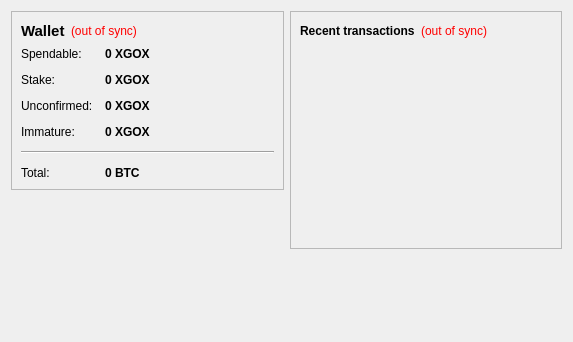
<?xml version="1.0" encoding="UTF-8"?>
<ui version="4.0">
 <class>OverviewPage</class>
 <widget class="QWidget" name="OverviewPage">
  <property name="geometry">
   <rect>
    <x>0</x>
    <y>0</y>
    <width>573</width>
    <height>342</height>
   </rect>
  </property>
  <property name="windowTitle">
   <string>Form</string>
  </property>
  <layout class="QHBoxLayout" name="horizontalLayout" stretch="1,1">
   <item>
    <layout class="QVBoxLayout" name="verticalLayout_2">
     <item>
      <widget class="QFrame" name="frame">
       <property name="frameShape">
        <enum>QFrame::StyledPanel</enum>
       </property>
       <property name="frameShadow">
        <enum>QFrame::Raised</enum>
       </property>
       <layout class="QVBoxLayout" name="verticalLayout_4">
        <item>
         <layout class="QHBoxLayout" name="horizontalLayout_4">
          <item>
           <widget class="QLabel" name="label_5">
            <property name="font">
             <font>
              <pointsize>11</pointsize>
              <weight>75</weight>
              <bold>true</bold>
             </font>
            </property>
            <property name="text">
             <string>Wallet</string>
            </property>
           </widget>
          </item>
          <item>
           <widget class="QLabel" name="labelWalletStatus">
            <property name="toolTip">
             <string>The displayed information may be out of date. Your wallet automatically synchronizes with the xgox network after a connection is established, but this process has not completed yet.</string>
            </property>
            <property name="styleSheet">
             <string notr="true">QLabel { color: red; }</string>
            </property>
            <property name="text">
             <string notr="true">(out of sync)</string>
            </property>
            <property name="alignment">
             <set>Qt::AlignLeading|Qt::AlignLeft|Qt::AlignVCenter</set>
            </property>
           </widget>
          </item>
          <item>
           <spacer name="horizontalSpacer_2">
            <property name="orientation">
             <enum>Qt::Horizontal</enum>
            </property>
            <property name="sizeHint" stdset="0">
             <size>
              <width>40</width>
              <height>20</height>
             </size>
            </property>
           </spacer>
          </item>
         </layout>
        </item>
        <item>
         <layout class="QFormLayout" name="formLayout_2">
          <property name="fieldGrowthPolicy">
           <enum>QFormLayout::AllNonFixedFieldsGrow</enum>
          </property>
          <property name="horizontalSpacing">
           <number>12</number>
          </property>
          <property name="verticalSpacing">
           <number>12</number>
          </property>
          <item row="0" column="0">
           <widget class="QLabel" name="label">
            <property name="text">
             <string>Spendable:</string>
            </property>
           </widget>
          </item>
          <item row="0" column="1">
           <widget class="QLabel" name="labelBalance">
            <property name="font">
             <font>
              <weight>75</weight>
              <bold>true</bold>
             </font>
            </property>
            <property name="cursor">
             <cursorShape>IBeamCursor</cursorShape>
            </property>
            <property name="toolTip">
             <string>Your current spendable balance</string>
            </property>
            <property name="text">
             <string notr="true">0 XGOX</string>
            </property>
            <property name="textInteractionFlags">
             <set>Qt::LinksAccessibleByMouse|Qt::TextSelectableByKeyboard|Qt::TextSelectableByMouse</set>
            </property>
           </widget>
          </item>
          <item row="1" column="0">
           <widget class="QLabel" name="label_6">
            <property name="text">
             <string>Stake:</string>
            </property>
           </widget>
          </item>
          <item row="1" column="1">
           <widget class="QLabel" name="labelStake">
            <property name="font">
             <font>
              <weight>75</weight>
              <bold>true</bold>
             </font>
            </property>
            <property name="cursor">
             <cursorShape>IBeamCursor</cursorShape>
            </property>
            <property name="toolTip">
             <string>Total of coins that was staked, and do not yet count toward the current balance</string>
            </property>
            <property name="text">
             <string notr="true">0 XGOX</string>
            </property>
            <property name="textInteractionFlags">
             <set>Qt::LinksAccessibleByMouse|Qt::TextSelectableByKeyboard|Qt::TextSelectableByMouse</set>
            </property>
           </widget>
          </item>
          <item row="2" column="0">
           <widget class="QLabel" name="label_3">
            <property name="text">
             <string>Unconfirmed:</string>
            </property>
           </widget>
          </item>
          <item row="2" column="1">
           <widget class="QLabel" name="labelUnconfirmed">
            <property name="font">
             <font>
              <weight>75</weight>
              <bold>true</bold>
             </font>
            </property>
            <property name="cursor">
             <cursorShape>IBeamCursor</cursorShape>
            </property>
            <property name="toolTip">
             <string>Total of transactions that have yet to be confirmed, and do not yet count toward the current balance</string>
            </property>
            <property name="text">
             <string notr="true">0 XGOX</string>
            </property>
            <property name="textInteractionFlags">
             <set>Qt::LinksAccessibleByMouse|Qt::TextSelectableByKeyboard|Qt::TextSelectableByMouse</set>
            </property>
           </widget>
          </item>
          <item row="3" column="0">
           <widget class="QLabel" name="labelImmatureText">
            <property name="text">
             <string>Immature:</string>
            </property>
           </widget>
          </item>
          <item row="3" column="1">
           <widget class="QLabel" name="labelImmature">
            <property name="font">
             <font>
              <weight>75</weight>
              <bold>true</bold>
             </font>
            </property>
            <property name="toolTip">
             <string>Mined balance that has not yet matured</string>
            </property>
            <property name="text">
             <string notr="true">0 XGOX</string>
            </property>
            <property name="textInteractionFlags">
             <set>Qt::LinksAccessibleByMouse|Qt::TextSelectableByKeyboard|Qt::TextSelectableByMouse</set>
            </property>
           </widget>
          </item>
          <item row="4" column="0" colspan="2">
           <widget class="Line" name="line">
            <property name="orientation">
             <enum>Qt::Horizontal</enum>
            </property>
           </widget>
          </item>
          <item row="5" column="0">
           <widget class="QLabel" name="labelTotalText">
            <property name="text">
             <string>Total:</string>
            </property>
           </widget>
          </item>
          <item row="5" column="1">
           <widget class="QLabel" name="labelTotal">
            <property name="font">
             <font>
              <weight>75</weight>
              <bold>true</bold>
             </font>
            </property>
            <property name="cursor">
             <cursorShape>IBeamCursor</cursorShape>
            </property>
            <property name="toolTip">
             <string>Your current total balance</string>
            </property>
            <property name="text">
             <string notr="true">0 BTC</string>
            </property>
            <property name="textInteractionFlags">
             <set>Qt::LinksAccessibleByMouse|Qt::TextSelectableByKeyboard|Qt::TextSelectableByMouse</set>
            </property>
           </widget>
          </item>
         </layout>
        </item>
       </layout>
      </widget>
     </item>
     <item>
      <spacer name="verticalSpacer">
       <property name="orientation">
        <enum>Qt::Vertical</enum>
       </property>
       <property name="sizeHint" stdset="0">
        <size>
         <width>20</width>
         <height>40</height>
        </size>
       </property>
      </spacer>
     </item>
    </layout>
   </item>
   <item>
    <layout class="QVBoxLayout" name="verticalLayout_3">
     <item>
      <widget class="QFrame" name="frame_2">
       <property name="frameShape">
        <enum>QFrame::StyledPanel</enum>
       </property>
       <property name="frameShadow">
        <enum>QFrame::Raised</enum>
       </property>
       <layout class="QVBoxLayout" name="verticalLayout">
        <item>
         <layout class="QHBoxLayout" name="horizontalLayout_2">
          <item>
           <widget class="QLabel" name="label_4">
            <property name="text">
             <string>&lt;b&gt;Recent transactions&lt;/b&gt;</string>
            </property>
           </widget>
          </item>
          <item>
           <widget class="QLabel" name="labelTransactionsStatus">
            <property name="toolTip">
             <string>The displayed information may be out of date. Your wallet automatically synchronizes with the xgox network after a connection is established, but this process has not completed yet.</string>
            </property>
            <property name="styleSheet">
             <string notr="true">QLabel { color: red; }</string>
            </property>
            <property name="text">
             <string notr="true">(out of sync)</string>
            </property>
            <property name="alignment">
             <set>Qt::AlignRight|Qt::AlignTrailing|Qt::AlignVCenter</set>
            </property>
           </widget>
          </item>
          <item>
           <spacer name="horizontalSpacer">
            <property name="orientation">
             <enum>Qt::Horizontal</enum>
            </property>
            <property name="sizeHint" stdset="0">
             <size>
              <width>40</width>
              <height>20</height>
             </size>
            </property>
           </spacer>
          </item>
         </layout>
        </item>
        <item>
         <widget class="QListView" name="listTransactions">
          <property name="styleSheet">
           <string notr="true">QListView { background: transparent; }</string>
          </property>
          <property name="frameShape">
           <enum>QFrame::NoFrame</enum>
          </property>
          <property name="verticalScrollBarPolicy">
           <enum>Qt::ScrollBarAlwaysOff</enum>
          </property>
          <property name="horizontalScrollBarPolicy">
           <enum>Qt::ScrollBarAlwaysOff</enum>
          </property>
          <property name="selectionMode">
           <enum>QAbstractItemView::NoSelection</enum>
          </property>
         </widget>
        </item>
       </layout>
      </widget>
     </item>
     <item>
      <spacer name="verticalSpacer_2">
       <property name="orientation">
        <enum>Qt::Vertical</enum>
       </property>
       <property name="sizeHint" stdset="0">
        <size>
         <width>20</width>
         <height>40</height>
        </size>
       </property>
      </spacer>
     </item>
    </layout>
   </item>
  </layout>
 </widget>
 <resources/>
 <connections/>
</ui>
